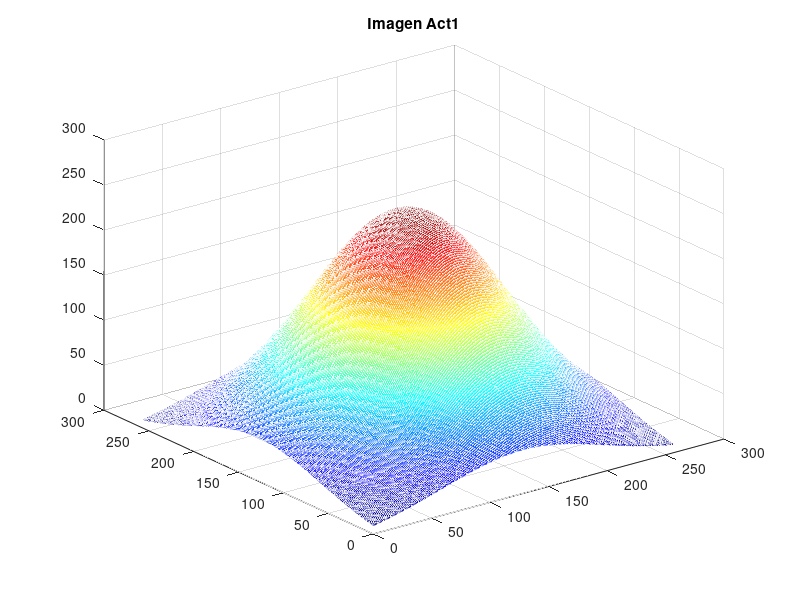
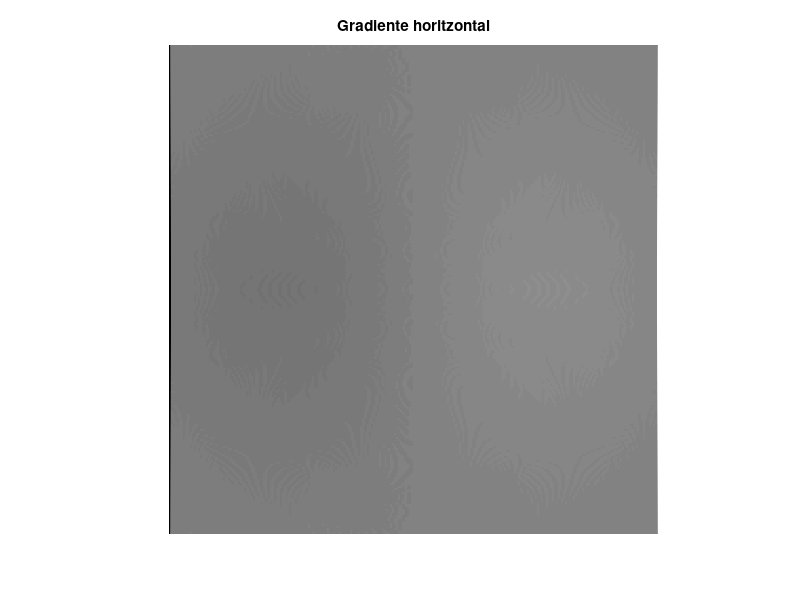
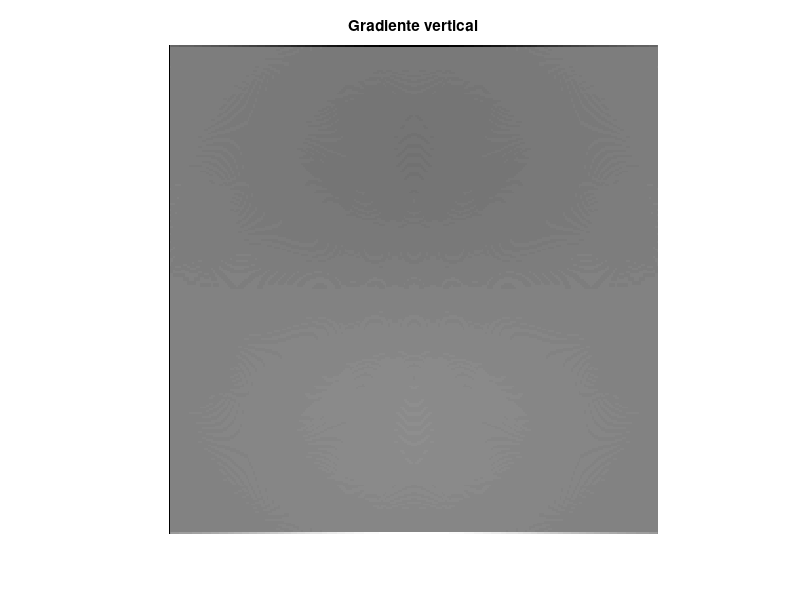
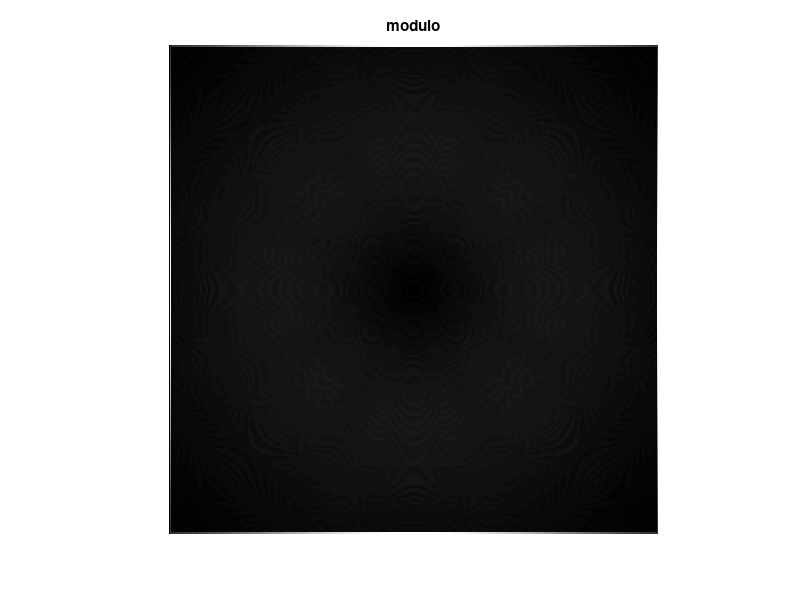

The MATLAB source for these figures, in order:
%% Sesión 7: Haopeng Lin Ye


%% Act 1
filas = 257;
columnas = 257;
o = 70; 

% Coordenadas del centro de la imagen
x_centro = (filas + 1) / 2;
y_centro = (columnas + 1) / 2;

im = zeros(filas, columnas);


for x = 1:filas
    for y = 1:columnas
        % Calcular las coordenadas centradas
        x_centrado = x - x_centro;
        y_centrado = y - y_centro;
        
        % Calcular el valor de la gaussiana centrada en esta posición
        valor_gaussiano = exp(-(x_centrado^2 + y_centrado^2) / (2 * o^2));
        
        % Escalar el valor al rango de 0 a 255
        valor_pixel = uint8(valor_gaussiano * 255);
        
        % Asignar el valor a la posición correspondiente en la imagen
        im(x, y) = valor_pixel;
    end
end

% Mostrar la imagen sintética
mesh(im);
title('Imagen Act1');
colormap 'jet';


%% Act 2
im2 = im;
% im2 = double(im2);
Sy = fspecial("sobel")/4;
Sx = Sy';

%% Gradiente vertical y horizontal
Gy = imfilter(im2,Sy);
Gx = imfilter(im2,Sx);
figure,imshow(Gx,[]),title('Gradiente horitzontal')
figure,imshow(Gy,[]),title('Gradiente vertical')

%% Modulo y dirección
mod=sqrt(Gx.^2+Gy.^2);
dir=atan2(Gy,Gx);
figure,imshow(mod,[]),title('modulo')
figure,imshow(dir,[]),title('dirección')

%% Act 3

figure,imshow(mod,[]),title('modulo del gradiente'),colorbar,colormap 'jet'


%% Act 4

% Iniciar vector de histograma
histograma = zeros(361, 1);
factor_escala = 360 / (2 * pi);
% Redondear 
dir2 = round(dir*factor_escala+180);

% Obtener tamaño de la imagen(Matriz)
[M, N] = size(dir2);
% Obtener las frequencias
for i = 1:M
    for j = 1:N
        intensidad = dir2(i, j);
        if intensidad > 361
            intensidad = 361;
        end

        histograma(intensidad + 1) = histograma(intensidad+1) + 1;

    end
end

figure,plot(histograma),title('Histograma de la imagen en escala de grises'),
xlabel('Nivel de intensidad'),ylabel('Frecuencia de píxeles')

% Debido a los angulos del gradiente

